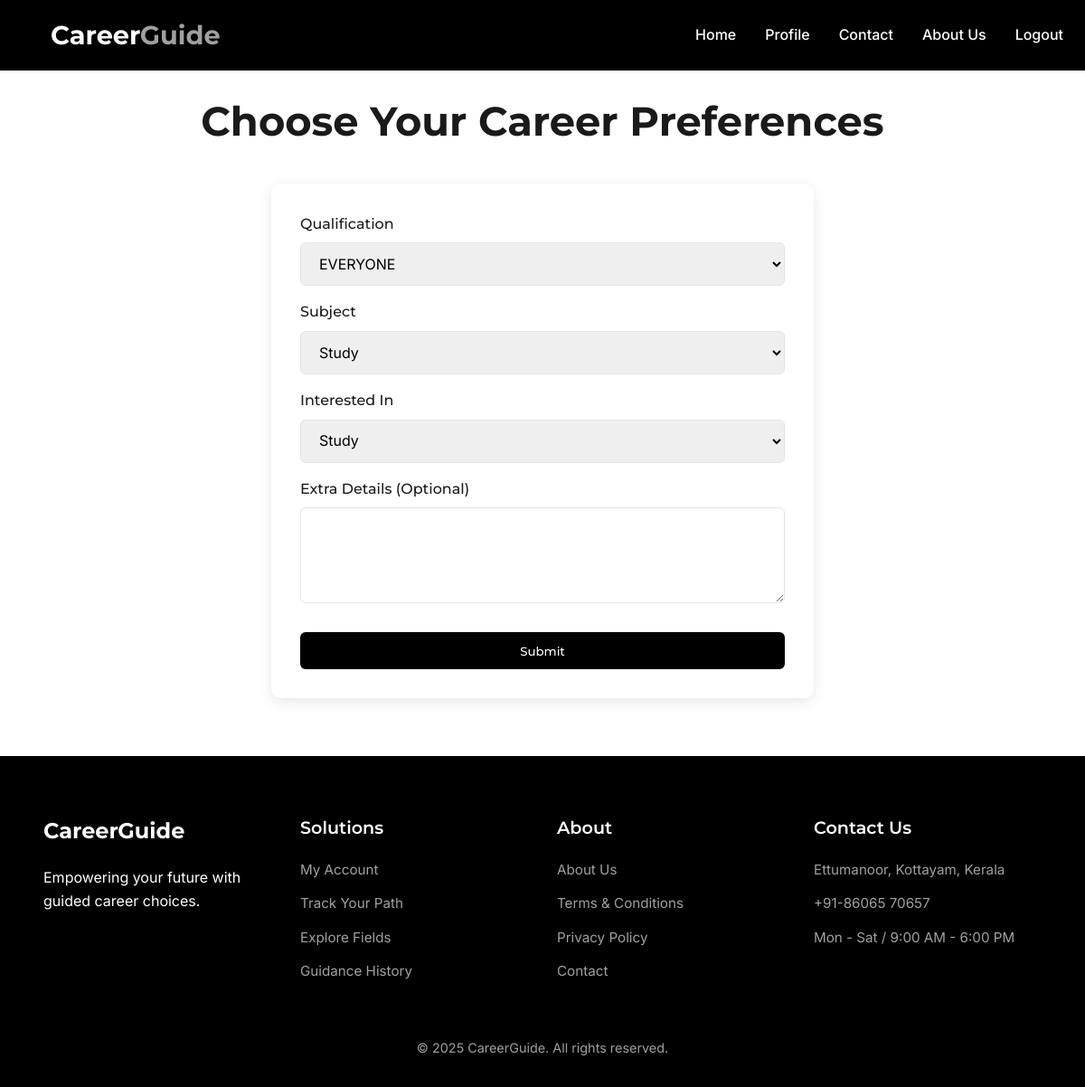
Before: /userform/ (signed in) with the older database file.
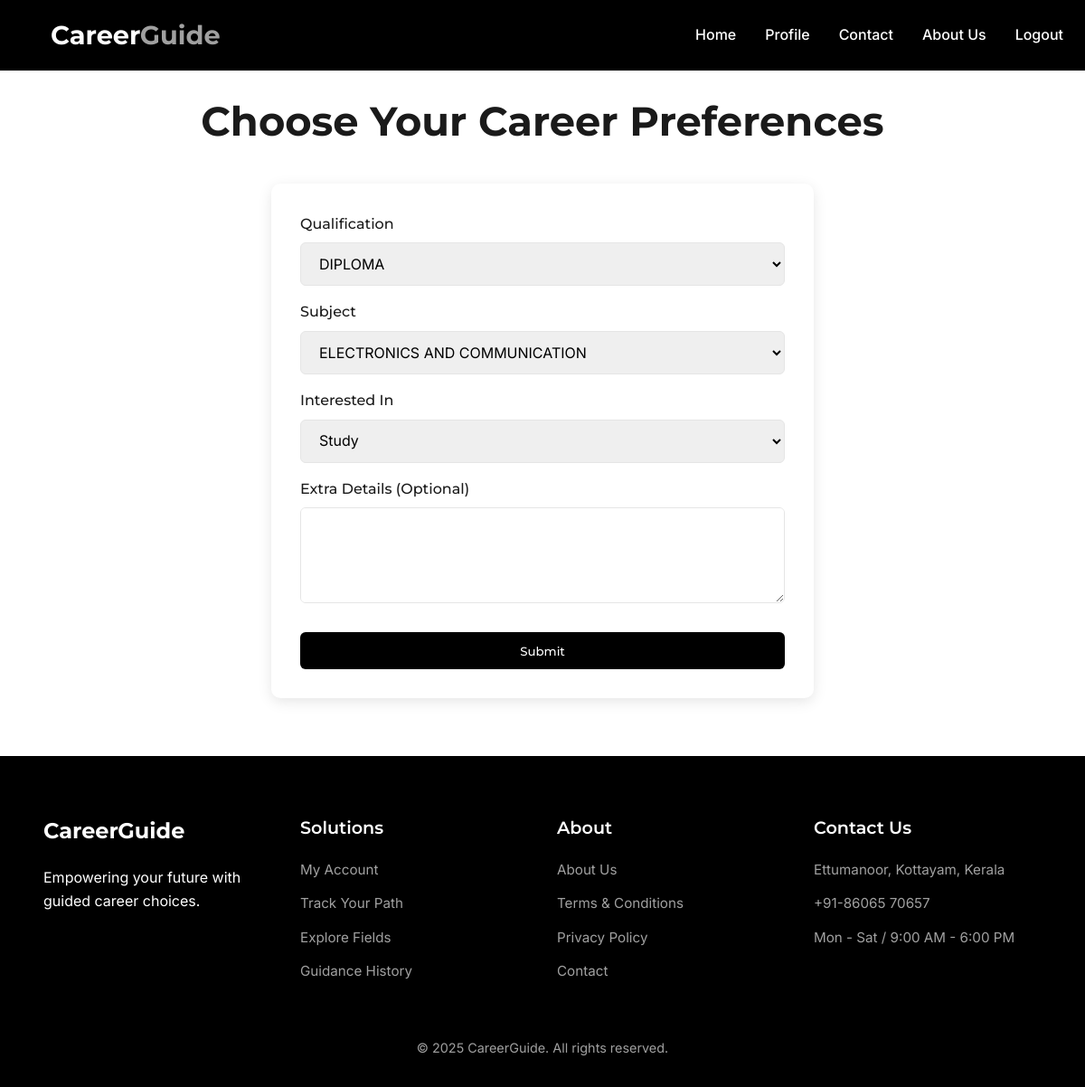
After: the same page with the newer database file.
### project_app/models.py (models this page shows, shortened)
class UserCareerFilter(models.Model):
    user = models.OneToOneField(User, on_delete=models.CASCADE)
    qualification = models.ForeignKey(Qualification, on_delete=models.SET_NULL, null=True)
    subject = models.ForeignKey(Subject, on_delete=models.SET_NULL, null=True)
    interested = models.CharField(max_length=20, choices=Career.INTERESTED_CHOICES)
    details = models.TextField(blank=True)

class Qualification(models.Model):
    name=models.CharField(max_length=50)

class Subject(models.Model):
    qualification = models.ForeignKey(Qualification, on_delete=models.CASCADE)
    name = models.CharField(max_length=50)

### project_app/views.py (the view, shortened to what this page needs)
# urls.py: path('userform/', views.userform, name='userform'),
@login_required
def userform(request):
    user_career_filter = UserCareerFilter.objects.filter(user=request.user).first()
    qualifications = Qualification.objects.all()
    return render(request, 'userform.html', {
        'qualifications': qualifications,
        'user_career_filter': user_career_filter,
    })

### templates/userform.html (shortened to what the changed rows need)
{% load static %}
<!DOCTYPE html>
<html lang="en">
<head>
    <link rel="stylesheet" href="{% static 'css/userform.css' %}">
    <link rel="stylesheet" href="https://cdnjs.cloudflare.com/ajax/libs/font-awesome/4.7.0/css/font-awesome.min.css">
</head>
<body>
    <div class="container form-container">
        <h2>Choose Your Career Preferences</h2>
        <form method="post" class="form-card">
            <div class="form-group">
                <label for="qualification">Qualification</label>
                <select name="qualification" id="qualification" required>
                    {% for qualification in qualifications %}
                        <option value="{{ qualification.id }}"
                                {% if user_career_filter and user_career_filter.qualification.id == qualification.id %}selected{% endif %}>
                            {{ qualification.name }}
                        </option>
                    {% endfor %}
                </select>
            </div>
            <div class="form-group">
                <label for="subject">Subject</label>
                <select name="subject" id="subject" required>
                    {% for qualification in qualifications %}
                        {% for subject in qualification.subject_set.all %}
                            <option value="{{ subject.id }}"
                                    data-qualification="{{ qualification.id }}"
                                    {% if user_career_filter and user_career_filter.subject.id == subject.id %}selected{% endif %}>
                                {{ subject.name }}
                            </option>
                        {% endfor %}
                    {% endfor %}
                </select>
            </div>
            <div class="form-group">
                <label for="interested">Interested In</label>
                <select name="interested" id="interested" required>
                    <option value="Study" {% if user_career_filter and user_career_filter.interested == "Study" %}selected{% endif %}>Study</option>
                </select>
            </div>
            <div class="form-group">
                <label for="details">Extra Details (Optional)</label>
                <textarea name="details" id="details" rows="4" placeholder="Any additional information...">
                    {% if user_career_filter %}{{ user_career_filter.details|default:"" }}{% endif %}
                </textarea>
            </div>
        </form>
    </div>
</body>
</html>

Changed rows visible on the page:
changed UserCareerFilter "Study": qualification "EVERYONE" → "DIPLOMA"; subject "Study" → "ELECTRONICS AND COMMUNICATION"
